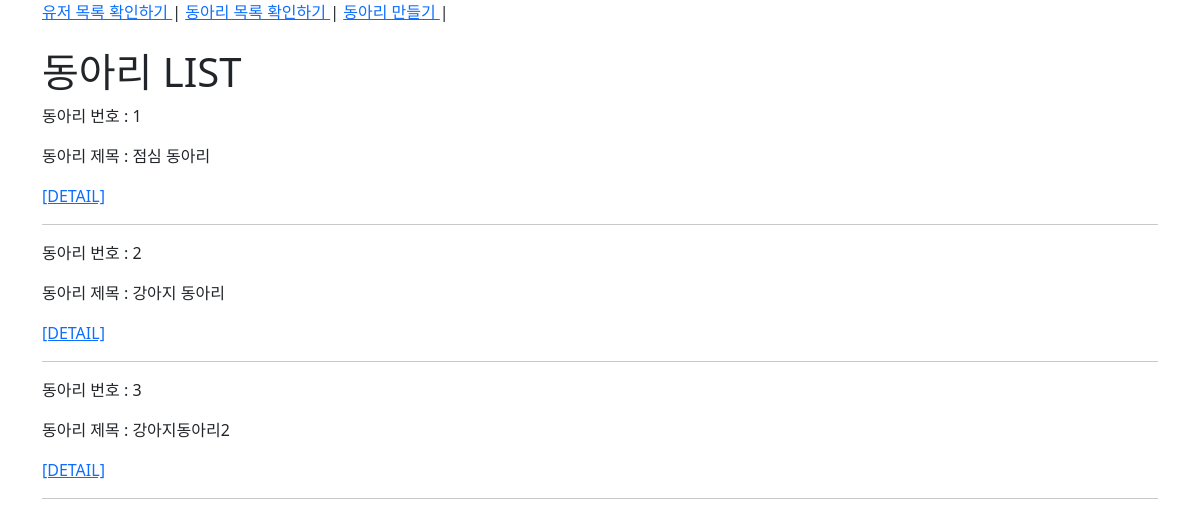
Page /clubs/ on the committed database.
### clubs/models.py (models this page shows, shortened)
class Club(models.Model):
    title=models.CharField(max_length=30)
    content=models.TextField()
    image = models.ImageField(blank=True)
    created_at = models.DateTimeField(auto_now_add=True)
    updated_at = models.DateTimeField(auto_now=True)

### clubs/views.py (the view)
# urls.py: path('', views.index, name='index'),
def index(request):
    clubs = Club.objects.all()
    context = {
        'clubs': clubs,
    }
    return render(request, 'clubs/index.html', context)

### clubs/templates/clubs/index.html
{% extends 'base.html' %}
{% block content %}
  <h1>동아리 LIST</h1>
  {% for club in clubs %}
    <p>동아리 번호 : {{ club.pk }}</p>
    <p>동아리 제목 : {{ club.title }}</p>
    <a href="{% url 'clubs:detail' club.pk %}">[DETAIL]</a>
    <hr>
  {% endfor %}
{% endblock content %}

### rows in the picture
Club: pk "1", title "점심 동아리"
Club: pk "2", title "강아지 동아리"
Club: pk "3", title "강아지동아리2"
